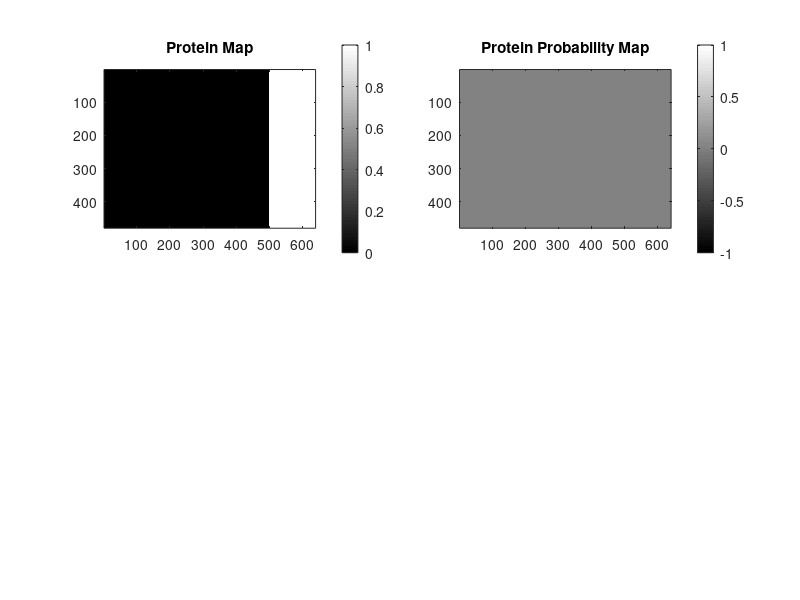

Reproduce this figure in MATLAB. (Note: this script raises an error after producing the figure.)
%% Protein work simulation

%
%
%

% Use [i,j] = [row,col] = [y,x] coordinates

clear all
close all

plotproteinmap = true;
makemovie = false;
% initialize workspace:
imax = 480;
jmax = 640;
map = struct('cost',ones(imax,jmax),'protein',zeros(imax,jmax),'belief',zeros(imax,jmax));

hAll = figure('Position',[184 24 1209 739]);

if makemovie
    timestep = 1/10;
    movieObj = VideoWriter('PushToRight.avi');
    open(movieObj)
end

%% Generate circular regions of protein
% model as Gaussian to determine when bead will stick
nproteinsites = 1;

%[map.protein,protein] = generateProteinMap(nproteinsites,[imax,jmax]);

map.protein(:,500:end) = 1;

if plotproteinmap
    hprotein = subplot(2,2,1);
    hprotein = imagesc(map.protein);
    title('Protein Map')
    colormap(gray)
    colorbar
    axis image
    
    %hold on
    %plot(protein.center(:,2),protein.center(:,1),'xr','MarkerSize',10)
end

%% Generate belief map
subplot(2,2,2);
hbelief = imagesc(map.belief);
title('Protein Probability Map')
colormap(gray)
colorbar
axis image


%% Generate bead location
beadradii = 15;
nbead = 5;
bead = generateBead(nbead,beadradii,[imax,jmax]);
hbeads = subplot(2,2,3);
axis ij
hcircles = viscircles(fliplr(bead.center),bead.radii,'EdgeColor','b');
hold on
%plot(bead.center(:,2),bead.center(:,1),'xr')
axis image
axis equal
axis([1 jmax 1 imax])

%% Allow user to put down robot position and orientation
title('Choose center of robot')
for i = 1:2
    if i == 2
        title('Click orientation of robot relative to center')
    end
    [x(i),y(i)] = ginput(1);
    
    x(i) = round(x(i));
    y(i) = round(y(i));
    
    hold on
    g(i) = plot(x(i),y(i),'xr');
    drawnow
end
g(3) = line(x,y);
unitVec = diff([x',y'],1)/norm(diff([x',y'],1));
th = atan2(unitVec(2),unitVec(1));

state = [y(1) x(1) th]; %[i,j,th]
% display beads and place robot:

robotposn = drawrobot(state);

delete(g)

hold on
h(2) = fill(robotposn(2,:),robotposn(1,:),'b');



% update costmap to add buffer of norm([30,20]) = 36.06

%% Select exploration mode
mode = 1;

switch mode
    
    case 1
        disp('Mode 1: Push all beads right')
        
        %% initialize plots
        subplot(2,2,3)
        hold on
        htraj = plot(0,0,':k');
        title('Trajectory to get first bead')
        subplot(2,2,4)
        hCost = imagesc(map.cost,[1 100]);
        colormap(gray)
        axis image
        title('Cost Map')
        
        
        for beadIdx = 1:nbead
            %keyboard
            disp(strcat('Bead:',num2str(beadIdx)))
            %% Plan trajectory and execute
            
            % Pick a bead to go to:
            gotobead = beadIdx;
            
            % COSTMAP: Update costmap where beads are:
            % inflate cost of region around beads to radii + 37 so that robot
            % does not interfere with beads:
            
            beadobstacles = 1:nbead;
            %beadobstacles(beadobstacles == gotobead) = [];
            radii = 67;
            
            % beads pixel list
            beadList = pixelsOfCircle(bead.center(beadobstacles,:),radii,[imax,jmax]);
            beadListInd = sub2ind([imax,jmax],beadList(:,1),beadList(:,2));
            
            map.cost = ones(imax,jmax);
            map.cost(beadListInd) = 100;
            set(hCost,'CData',map.cost)
            
            % TRAJECTORY PLANNING: Go to cell1:
            startpt = [state(1),state(2)];
            
            % Determine bead pushing angle
            pushTh = 0;
            d = sqrt(beadradii^2 - 10^2) + 20;
            goalpt = round(bead.center(gotobead,:) - d*[sin(pushTh),cos(pushTh)]);
            TrajNum = 1;
            [rowp{TrajNum},colp{TrajNum}] = runDijkstraPlanner(startpt,goalpt,map.cost,'false');
            
            set(htraj,'XData',colp{TrajNum},'YData',rowp{TrajNum})
            
            %% Visualization of robot going to first bead
            robotatgoal = false;
            TrajIdx = 2;
            while ~robotatgoal
                % move robot to next [rowp,colp]
                
                state = [rowp{1}(TrajIdx),colp{1}(TrajIdx) atan2(diff(rowp{1}(TrajIdx-1:TrajIdx)),diff(colp{1}(TrajIdx-1:TrajIdx)))];
                robotposn = drawrobot(state);
                
                set(h(2),'XData',robotposn(2,:),'YData',robotposn(1,:));
                
                robotatgoal =  TrajIdx == length(rowp{1});
                TrajIdx = TrajIdx + 1;
                %drawnow
                if makemovie
                    frame = getframe(hAll);
                    %open(movieObj)
                    writeVideo(movieObj,frame);
                end
            end
            
            state(3) = pushTh;
            robotposn = drawrobot(state);
            
            set(h(2),'XData',robotposn(2,:),'YData',robotposn(1,:));
            
            
            %% Update cost map to remove target bead
            beadobstacles(beadobstacles == gotobead) = [];
            
            % beads pixel list
            beadList = pixelsOfCircle(bead.center(beadobstacles,:),radii,[imax,jmax]);
            beadListInd = sub2ind([imax,jmax],beadList(:,1),beadList(:,2));
            
            map.cost = ones(imax,jmax);
            map.cost(beadListInd) = 100;
            set(hCost,'CData',map.cost)
            
            %% Push Bead Right
            
            startpt = [state(1) state(2)];
            goalpt = [state(1) jmax-1];
            TrajNum = 2;
            [rowp{TrajNum},colp{TrajNum}] = runDijkstraPlanner(startpt,goalpt,map.cost,'false');
            
            % update traj:
            set(htraj,'XData',colp{TrajNum},'YData',rowp{TrajNum})
            TrajIdx = 2;
            
            subplot(2,2,3)
            robotatgoal = false;
            while ~bead.stuck(beadIdx) && ~robotatgoal
                
                
                % update position
                % move robot to next [rowp,colp]
                state = [rowp{TrajNum}(TrajIdx),colp{TrajNum}(TrajIdx) atan2(diff(rowp{TrajNum}(TrajIdx-1:TrajIdx)),diff(colp{TrajNum}(TrajIdx-1:TrajIdx)))];
                % update plot
                robotposn = drawrobot(state);
                % robot
                set(h(2),'XData',robotposn(2,:),'YData',robotposn(1,:));
                % bead
                bead = updatePushedBead(state,bead,beadIdx);
                updateBeadPlot(bead,hcircles)
                
                % sample protein
                % protein detected:
                
                if rand(1) < map.protein(bead.center(beadIdx,1),bead.center(beadIdx,2))
                    bead.stuck(beadIdx) = true;
                    disp('bead stuck: Protein detected!')
                    subplot(2,2,3)
                    plot(bead.center(beadIdx,2),bead.center(beadIdx,1),'xr')
                    % update protein map
                    map.belief = updateProteinMap(bead.center(beadIdx,:),map.belief,[imax,jmax],bead.stuck(beadIdx));
                    set(hbelief,'CData',map.belief);
                else
                    map.belief = updateProteinMap(bead.center(beadIdx,:),map.belief,[imax,jmax],bead.stuck(beadIdx));
                end
                
                drawnow
                % check robotat goal and update TrajIdx
                robotatgoal =  TrajIdx == length(rowp{TrajNum});
                TrajIdx = TrajIdx + 1;
                
                if makemovie
                    frame = getframe(hAll);
                    %open(movieObj)
                    writeVideo(movieObj,frame);
                end
            end
            
        end % bead for-loop
        if makemovie
            close(movieObj)
        end
        
    otherwise
        disp('Mode value invalid')
end
